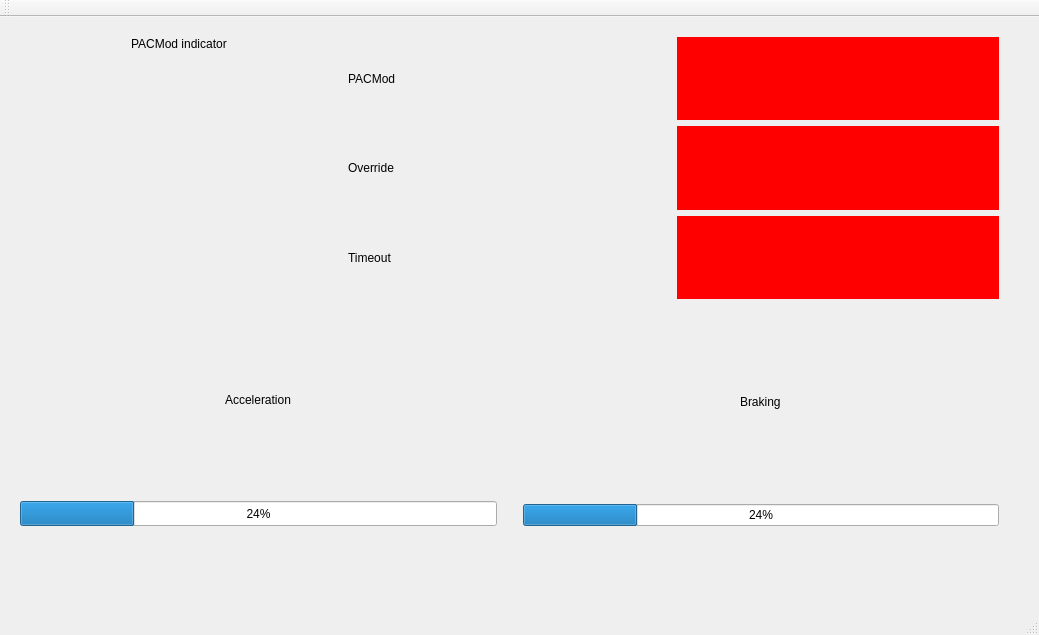
<?xml version="1.0" encoding="UTF-8"?>
<ui version="4.0">
 <class>MainWindow</class>
 <widget class="QMainWindow" name="MainWindow">
  <property name="geometry">
   <rect>
    <x>0</x>
    <y>0</y>
    <width>1039</width>
    <height>635</height>
   </rect>
  </property>
  <property name="windowTitle">
   <string>MainWindow</string>
  </property>
  <widget class="QWidget" name="centralWidget">
   <widget class="QWidget" name="verticalLayoutWidget">
    <property name="geometry">
     <rect>
      <x>9</x>
      <y>9</y>
      <width>1001</width>
      <height>551</height>
     </rect>
    </property>
    <layout class="QVBoxLayout" name="verticalLayout">
     <item>
      <layout class="QVBoxLayout" name="verticalLayout_2">
       <item>
        <layout class="QHBoxLayout" name="horizontalLayout_4">
         <item>
          <layout class="QVBoxLayout" name="verticalLayout_6">
           <item alignment="Qt::AlignHCenter|Qt::AlignTop">
            <widget class="QLabel" name="Steeriing_Label">
             <property name="text">
              <string>PACMod indicator </string>
             </property>
            </widget>
           </item>
           <item alignment="Qt::AlignHCenter">
            <widget class="QLabel" name="steering_image">
             <property name="text">
              <string/>
             </property>
             <property name="pixmap">
              <pixmap>../../../../sb_joy_glade/src/joy_glade/src/sw_512_128x128.png</pixmap>
             </property>
            </widget>
           </item>
          </layout>
         </item>
         <item>
          <layout class="QVBoxLayout" name="verticalLayout_4">
           <item>
            <widget class="QLabel" name="PACMod">
             <property name="text">
              <string>PACMod</string>
             </property>
            </widget>
           </item>
           <item>
            <widget class="QLabel" name="Override">
             <property name="text">
              <string>Override</string>
             </property>
            </widget>
           </item>
           <item>
            <widget class="QLabel" name="Timeout">
             <property name="text">
              <string>Timeout</string>
             </property>
            </widget>
           </item>
          </layout>
         </item>
         <item>
          <layout class="QVBoxLayout" name="verticalLayout_3">
           <item>
            <widget class="QLabel" name="Active_Indicator">
             <property name="styleSheet">
              <string notr="true">QLabel { background-color: Red }</string>
             </property>
             <property name="text">
              <string/>
             </property>
            </widget>
           </item>
           <item>
            <widget class="QLabel" name="Override_Indicator">
             <property name="styleSheet">
              <string notr="true">QLabel { background-color: Red }</string>
             </property>
             <property name="text">
              <string/>
             </property>
            </widget>
           </item>
           <item>
            <widget class="QLabel" name="TimeoutIndicator">
             <property name="styleSheet">
              <string notr="true">QLabel { background-color: Red }</string>
             </property>
             <property name="text">
              <string/>
             </property>
            </widget>
           </item>
          </layout>
         </item>
        </layout>
       </item>
      </layout>
     </item>
     <item>
      <layout class="QHBoxLayout" name="horizontalLayout_3">
       <item>
        <layout class="QVBoxLayout" name="verticalLayout_8">
         <item alignment="Qt::AlignHCenter">
          <widget class="QLabel" name="Acceleration">
           <property name="text">
            <string>Acceleration</string>
           </property>
          </widget>
         </item>
         <item>
          <widget class="QProgressBar" name="Accel_Progress">
           <property name="minimumSize">
            <size>
             <width>0</width>
             <height>25</height>
            </size>
           </property>
           <property name="value">
            <number>24</number>
           </property>
          </widget>
         </item>
         <item>
          <spacer name="verticalSpacer_2">
           <property name="orientation">
            <enum>Qt::Vertical</enum>
           </property>
           <property name="sizeType">
            <enum>QSizePolicy::Minimum</enum>
           </property>
           <property name="sizeHint" stdset="0">
            <size>
             <width>20</width>
             <height>40</height>
            </size>
           </property>
          </spacer>
         </item>
        </layout>
       </item>
       <item>
        <spacer name="verticalSpacer">
         <property name="orientation">
          <enum>Qt::Vertical</enum>
         </property>
         <property name="sizeType">
          <enum>QSizePolicy::Preferred</enum>
         </property>
         <property name="sizeHint" stdset="0">
          <size>
           <width>20</width>
           <height>40</height>
          </size>
         </property>
        </spacer>
       </item>
       <item>
        <layout class="QVBoxLayout" name="verticalLayout_7">
         <item alignment="Qt::AlignHCenter">
          <widget class="QLabel" name="Braking">
           <property name="text">
            <string>Braking</string>
           </property>
          </widget>
         </item>
         <item>
          <widget class="QProgressBar" name="Braking_Progress">
           <property name="value">
            <number>24</number>
           </property>
          </widget>
         </item>
         <item>
          <spacer name="verticalSpacer_3">
           <property name="orientation">
            <enum>Qt::Vertical</enum>
           </property>
           <property name="sizeType">
            <enum>QSizePolicy::Minimum</enum>
           </property>
           <property name="sizeHint" stdset="0">
            <size>
             <width>20</width>
             <height>40</height>
            </size>
           </property>
          </spacer>
         </item>
        </layout>
       </item>
      </layout>
     </item>
    </layout>
   </widget>
  </widget>
  <widget class="QMenuBar" name="menuBar">
   <property name="geometry">
    <rect>
     <x>0</x>
     <y>0</y>
     <width>1039</width>
     <height>22</height>
    </rect>
   </property>
  </widget>
  <widget class="QToolBar" name="mainToolBar">
   <attribute name="toolBarArea">
    <enum>TopToolBarArea</enum>
   </attribute>
   <attribute name="toolBarBreak">
    <bool>false</bool>
   </attribute>
  </widget>
  <widget class="QStatusBar" name="statusBar"/>
 </widget>
 <layoutdefault spacing="6" margin="11"/>
 <resources/>
 <connections/>
</ui>
